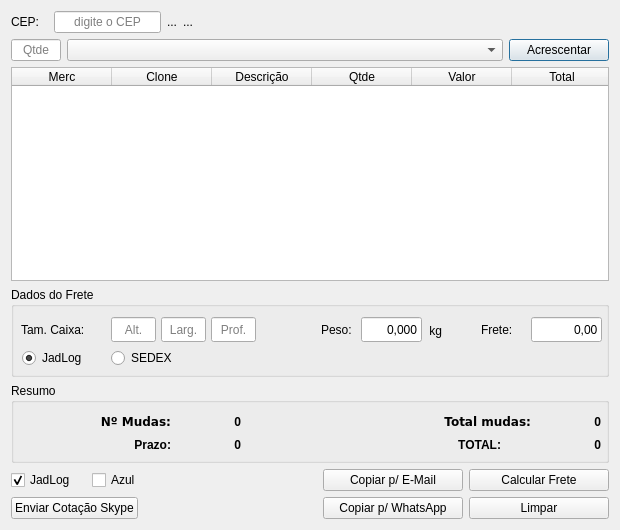
<?xml version="1.0" encoding="UTF-8"?>
<ui version="4.0">
 <class>Dialog</class>
 <widget class="QDialog" name="Dialog">
  <property name="geometry">
   <rect>
    <x>0</x>
    <y>0</y>
    <width>620</width>
    <height>530</height>
   </rect>
  </property>
  <property name="minimumSize">
   <size>
    <width>620</width>
    <height>530</height>
   </size>
  </property>
  <property name="windowTitle">
   <string>Cálculo de Orçamento</string>
  </property>
  <layout class="QVBoxLayout" name="verticalLayout">
   <item>
    <layout class="QHBoxLayout" name="horizontalLayout">
     <item>
      <widget class="QLabel" name="label">
       <property name="minimumSize">
        <size>
         <width>37</width>
         <height>0</height>
        </size>
       </property>
       <property name="text">
        <string>CEP:</string>
       </property>
      </widget>
     </item>
     <item>
      <widget class="QLineEdit" name="txtCEP">
       <property name="maximumSize">
        <size>
         <width>107</width>
         <height>16777215</height>
        </size>
       </property>
       <property name="text">
        <string/>
       </property>
       <property name="maxLength">
        <number>8</number>
       </property>
       <property name="frame">
        <bool>true</bool>
       </property>
       <property name="alignment">
        <set>Qt::AlignCenter</set>
       </property>
       <property name="placeholderText">
        <string>digite o CEP</string>
       </property>
      </widget>
     </item>
     <item>
      <widget class="QLabel" name="lblCidade">
       <property name="text">
        <string>...</string>
       </property>
      </widget>
     </item>
     <item>
      <widget class="QLabel" name="lblEstado">
       <property name="text">
        <string>...</string>
       </property>
      </widget>
     </item>
     <item>
      <spacer name="horizontalSpacer_3">
       <property name="orientation">
        <enum>Qt::Horizontal</enum>
       </property>
       <property name="sizeHint" stdset="0">
        <size>
         <width>40</width>
         <height>20</height>
        </size>
       </property>
      </spacer>
     </item>
    </layout>
   </item>
   <item>
    <layout class="QHBoxLayout" name="horizontalLayout_2">
     <item>
      <widget class="QLineEdit" name="txtQtde">
       <property name="minimumSize">
        <size>
         <width>50</width>
         <height>0</height>
        </size>
       </property>
       <property name="maximumSize">
        <size>
         <width>50</width>
         <height>16777215</height>
        </size>
       </property>
       <property name="alignment">
        <set>Qt::AlignCenter</set>
       </property>
       <property name="placeholderText">
        <string>Qtde</string>
       </property>
      </widget>
     </item>
     <item>
      <widget class="QComboBox" name="cmbVariedade">
       <property name="minimumSize">
        <size>
         <width>350</width>
         <height>0</height>
        </size>
       </property>
       <property name="currentText">
        <string/>
       </property>
       <property name="placeholderText">
        <string>Mercadoria</string>
       </property>
      </widget>
     </item>
     <item>
      <widget class="QPushButton" name="btAcrescentar">
       <property name="minimumSize">
        <size>
         <width>100</width>
         <height>0</height>
        </size>
       </property>
       <property name="maximumSize">
        <size>
         <width>100</width>
         <height>16777215</height>
        </size>
       </property>
       <property name="text">
        <string>Acrescentar</string>
       </property>
      </widget>
     </item>
    </layout>
   </item>
   <item>
    <widget class="QTableWidget" name="tblOrcamento">
     <property name="horizontalScrollBarPolicy">
      <enum>Qt::ScrollBarAlwaysOff</enum>
     </property>
     <property name="autoScrollMargin">
      <number>18</number>
     </property>
     <property name="columnCount">
      <number>6</number>
     </property>
     <attribute name="verticalHeaderMinimumSectionSize">
      <number>20</number>
     </attribute>
     <attribute name="verticalHeaderDefaultSectionSize">
      <number>30</number>
     </attribute>
     <column>
      <property name="text">
       <string>Merc</string>
      </property>
     </column>
     <column>
      <property name="text">
       <string>Clone</string>
      </property>
     </column>
     <column>
      <property name="text">
       <string>Descrição</string>
      </property>
     </column>
     <column>
      <property name="text">
       <string>Qtde</string>
      </property>
     </column>
     <column>
      <property name="text">
       <string>Valor</string>
      </property>
     </column>
     <column>
      <property name="text">
       <string>Total</string>
      </property>
     </column>
    </widget>
   </item>
   <item>
    <widget class="QGroupBox" name="grpDados">
     <property name="minimumSize">
      <size>
       <width>0</width>
       <height>90</height>
      </size>
     </property>
     <property name="maximumSize">
      <size>
       <width>16777215</width>
       <height>90</height>
      </size>
     </property>
     <property name="title">
      <string>Dados do Frete</string>
     </property>
     <widget class="QLineEdit" name="txtValFrete">
      <property name="geometry">
       <rect>
        <x>520</x>
        <y>30</y>
        <width>71</width>
        <height>25</height>
       </rect>
      </property>
      <property name="text">
       <string>0,00</string>
      </property>
      <property name="alignment">
       <set>Qt::AlignRight|Qt::AlignTrailing|Qt::AlignVCenter</set>
      </property>
      <property name="placeholderText">
       <string>Peso</string>
      </property>
     </widget>
     <widget class="QLineEdit" name="txtLarg">
      <property name="geometry">
       <rect>
        <x>150</x>
        <y>30</y>
        <width>45</width>
        <height>25</height>
       </rect>
      </property>
      <property name="alignment">
       <set>Qt::AlignCenter</set>
      </property>
      <property name="placeholderText">
       <string>Larg.</string>
      </property>
     </widget>
     <widget class="QLabel" name="lblPeso">
      <property name="geometry">
       <rect>
        <x>410</x>
        <y>34</y>
        <width>21</width>
        <height>20</height>
       </rect>
      </property>
      <property name="text">
       <string>kg</string>
      </property>
      <property name="alignment">
       <set>Qt::AlignRight|Qt::AlignTrailing|Qt::AlignVCenter</set>
      </property>
     </widget>
     <widget class="QLineEdit" name="txtAlt">
      <property name="geometry">
       <rect>
        <x>100</x>
        <y>30</y>
        <width>45</width>
        <height>25</height>
       </rect>
      </property>
      <property name="alignment">
       <set>Qt::AlignCenter</set>
      </property>
      <property name="placeholderText">
       <string>Alt.</string>
      </property>
     </widget>
     <widget class="QLabel" name="label_5">
      <property name="geometry">
       <rect>
        <x>10</x>
        <y>34</y>
        <width>80</width>
        <height>17</height>
       </rect>
      </property>
      <property name="text">
       <string>Tam. Caixa:</string>
      </property>
     </widget>
     <widget class="QLineEdit" name="txtPeso">
      <property name="geometry">
       <rect>
        <x>350</x>
        <y>30</y>
        <width>61</width>
        <height>25</height>
       </rect>
      </property>
      <property name="text">
       <string>0,000</string>
      </property>
      <property name="alignment">
       <set>Qt::AlignRight|Qt::AlignTrailing|Qt::AlignVCenter</set>
      </property>
      <property name="placeholderText">
       <string>Peso</string>
      </property>
     </widget>
     <widget class="QLabel" name="label_6">
      <property name="geometry">
       <rect>
        <x>470</x>
        <y>34</y>
        <width>51</width>
        <height>17</height>
       </rect>
      </property>
      <property name="text">
       <string>Frete:</string>
      </property>
     </widget>
     <widget class="QLabel" name="label_2">
      <property name="geometry">
       <rect>
        <x>310</x>
        <y>34</y>
        <width>40</width>
        <height>17</height>
       </rect>
      </property>
      <property name="text">
       <string>Peso:</string>
      </property>
     </widget>
     <widget class="QLineEdit" name="txtProf">
      <property name="geometry">
       <rect>
        <x>200</x>
        <y>30</y>
        <width>45</width>
        <height>25</height>
       </rect>
      </property>
      <property name="alignment">
       <set>Qt::AlignCenter</set>
      </property>
      <property name="placeholderText">
       <string>Prof.</string>
      </property>
     </widget>
     <widget class="QRadioButton" name="rdJadLog">
      <property name="geometry">
       <rect>
        <x>11</x>
        <y>61</y>
        <width>65</width>
        <height>20</height>
       </rect>
      </property>
      <property name="text">
       <string>JadLog</string>
      </property>
      <property name="checked">
       <bool>true</bool>
      </property>
     </widget>
     <widget class="QRadioButton" name="rdSEDEX">
      <property name="geometry">
       <rect>
        <x>100</x>
        <y>61</y>
        <width>66</width>
        <height>20</height>
       </rect>
      </property>
      <property name="text">
       <string>SEDEX</string>
      </property>
     </widget>
    </widget>
   </item>
   <item>
    <widget class="QGroupBox" name="grpResumo">
     <property name="minimumSize">
      <size>
       <width>0</width>
       <height>80</height>
      </size>
     </property>
     <property name="maximumSize">
      <size>
       <width>16777215</width>
       <height>80</height>
      </size>
     </property>
     <property name="title">
      <string>Resumo</string>
     </property>
     <widget class="QLabel" name="lblPrazo">
      <property name="geometry">
       <rect>
        <x>150</x>
        <y>53</y>
        <width>80</width>
        <height>17</height>
       </rect>
      </property>
      <property name="font">
       <font>
        <bold>true</bold>
       </font>
      </property>
      <property name="text">
       <string>0</string>
      </property>
      <property name="alignment">
       <set>Qt::AlignRight|Qt::AlignTrailing|Qt::AlignVCenter</set>
      </property>
     </widget>
     <widget class="QLabel" name="lblTotal_3">
      <property name="geometry">
       <rect>
        <x>100</x>
        <y>53</y>
        <width>60</width>
        <height>17</height>
       </rect>
      </property>
      <property name="font">
       <font>
        <bold>true</bold>
       </font>
      </property>
      <property name="text">
       <string>Prazo:</string>
      </property>
      <property name="alignment">
       <set>Qt::AlignRight|Qt::AlignTrailing|Qt::AlignVCenter</set>
      </property>
     </widget>
     <widget class="QLabel" name="lblTotal">
      <property name="geometry">
       <rect>
        <x>500</x>
        <y>53</y>
        <width>90</width>
        <height>17</height>
       </rect>
      </property>
      <property name="font">
       <font>
        <bold>true</bold>
       </font>
      </property>
      <property name="text">
       <string>0</string>
      </property>
      <property name="alignment">
       <set>Qt::AlignRight|Qt::AlignTrailing|Qt::AlignVCenter</set>
      </property>
     </widget>
     <widget class="QLabel" name="lblTotal_2">
      <property name="geometry">
       <rect>
        <x>430</x>
        <y>53</y>
        <width>60</width>
        <height>17</height>
       </rect>
      </property>
      <property name="font">
       <font>
        <bold>true</bold>
       </font>
      </property>
      <property name="text">
       <string>TOTAL:</string>
      </property>
      <property name="alignment">
       <set>Qt::AlignRight|Qt::AlignTrailing|Qt::AlignVCenter</set>
      </property>
     </widget>
     <widget class="QLabel" name="lblNumMudas">
      <property name="geometry">
       <rect>
        <x>170</x>
        <y>30</y>
        <width>60</width>
        <height>17</height>
       </rect>
      </property>
      <property name="font">
       <font>
        <bold>true</bold>
       </font>
      </property>
      <property name="text">
       <string>0</string>
      </property>
      <property name="alignment">
       <set>Qt::AlignRight|Qt::AlignTrailing|Qt::AlignVCenter</set>
      </property>
     </widget>
     <widget class="QLabel" name="lblTotal_5">
      <property name="geometry">
       <rect>
        <x>70</x>
        <y>30</y>
        <width>90</width>
        <height>17</height>
       </rect>
      </property>
      <property name="font">
       <font>
        <family>DejaVu Sans</family>
        <pointsize>9</pointsize>
        <bold>true</bold>
       </font>
      </property>
      <property name="text">
       <string>Nº Mudas:</string>
      </property>
      <property name="alignment">
       <set>Qt::AlignRight|Qt::AlignTrailing|Qt::AlignVCenter</set>
      </property>
     </widget>
     <widget class="QLabel" name="lblTotal_4">
      <property name="geometry">
       <rect>
        <x>430</x>
        <y>30</y>
        <width>90</width>
        <height>17</height>
       </rect>
      </property>
      <property name="font">
       <font>
        <family>DejaVu Sans</family>
        <pointsize>9</pointsize>
        <bold>true</bold>
       </font>
      </property>
      <property name="text">
       <string>Total mudas:</string>
      </property>
      <property name="alignment">
       <set>Qt::AlignRight|Qt::AlignTrailing|Qt::AlignVCenter</set>
      </property>
     </widget>
     <widget class="QLabel" name="lblTotalMerc">
      <property name="geometry">
       <rect>
        <x>530</x>
        <y>30</y>
        <width>60</width>
        <height>17</height>
       </rect>
      </property>
      <property name="font">
       <font>
        <bold>true</bold>
       </font>
      </property>
      <property name="text">
       <string>0</string>
      </property>
      <property name="alignment">
       <set>Qt::AlignRight|Qt::AlignTrailing|Qt::AlignVCenter</set>
      </property>
     </widget>
    </widget>
   </item>
   <item>
    <layout class="QHBoxLayout" name="horizontalLayout_3">
     <item>
      <widget class="QCheckBox" name="chkJadLog">
       <property name="minimumSize">
        <size>
         <width>75</width>
         <height>0</height>
        </size>
       </property>
       <property name="text">
        <string>JadLog</string>
       </property>
       <property name="checked">
        <bool>true</bool>
       </property>
      </widget>
     </item>
     <item>
      <widget class="QCheckBox" name="chkAzul">
       <property name="minimumSize">
        <size>
         <width>70</width>
         <height>0</height>
        </size>
       </property>
       <property name="text">
        <string>Azul</string>
       </property>
      </widget>
     </item>
     <item>
      <spacer name="horizontalSpacer_2">
       <property name="orientation">
        <enum>Qt::Horizontal</enum>
       </property>
       <property name="sizeHint" stdset="0">
        <size>
         <width>40</width>
         <height>20</height>
        </size>
       </property>
      </spacer>
     </item>
     <item>
      <widget class="QPushButton" name="btCopyMail">
       <property name="minimumSize">
        <size>
         <width>140</width>
         <height>0</height>
        </size>
       </property>
       <property name="toolTip">
        <string>&lt;html&gt;&lt;head/&gt;&lt;body&gt;&lt;p&gt;Copia no formato de texto fixo para colar no E-mail&lt;/p&gt;&lt;/body&gt;&lt;/html&gt;</string>
       </property>
       <property name="text">
        <string>Copiar p/ E-Mail</string>
       </property>
      </widget>
     </item>
     <item>
      <widget class="QPushButton" name="btFrete">
       <property name="minimumSize">
        <size>
         <width>140</width>
         <height>0</height>
        </size>
       </property>
       <property name="toolTip">
        <string>&lt;html&gt;&lt;head/&gt;&lt;body&gt;&lt;p&gt;Calcula frete pela JadLog (&lt;span style=&quot; font-size:8pt; font-weight:600;&quot;&gt;padrão&lt;/span&gt;)&lt;/p&gt;&lt;/body&gt;&lt;/html&gt;</string>
       </property>
       <property name="text">
        <string>Calcular Frete</string>
       </property>
      </widget>
     </item>
    </layout>
   </item>
   <item>
    <layout class="QHBoxLayout" name="horizontalLayout_5">
     <item>
      <widget class="QPushButton" name="btSendSkype">
       <property name="toolTip">
        <string>&lt;html&gt;&lt;head/&gt;&lt;body&gt;&lt;p&gt;Envia pedido de cotação simultâneo para Azul e JadLog via Skype&lt;/p&gt;&lt;/body&gt;&lt;/html&gt;</string>
       </property>
       <property name="text">
        <string>Enviar Cotação Skype</string>
       </property>
      </widget>
     </item>
     <item>
      <spacer name="horizontalSpacer">
       <property name="orientation">
        <enum>Qt::Horizontal</enum>
       </property>
       <property name="sizeHint" stdset="0">
        <size>
         <width>40</width>
         <height>20</height>
        </size>
       </property>
      </spacer>
     </item>
     <item>
      <widget class="QPushButton" name="btCopyWhats">
       <property name="minimumSize">
        <size>
         <width>140</width>
         <height>0</height>
        </size>
       </property>
       <property name="toolTip">
        <string>&lt;html&gt;&lt;head/&gt;&lt;body&gt;&lt;p&gt;Copia no formato de texto fixo para colar no WhatsApp Web&lt;/p&gt;&lt;/body&gt;&lt;/html&gt;</string>
       </property>
       <property name="text">
        <string>Copiar p/ WhatsApp</string>
       </property>
      </widget>
     </item>
     <item>
      <widget class="QPushButton" name="btLimpar">
       <property name="minimumSize">
        <size>
         <width>140</width>
         <height>0</height>
        </size>
       </property>
       <property name="toolTip">
        <string>&lt;html&gt;&lt;head/&gt;&lt;body&gt;&lt;p&gt;Limpa tela e inicia novo orçamento&lt;/p&gt;&lt;/body&gt;&lt;/html&gt;</string>
       </property>
       <property name="text">
        <string>Limpar</string>
       </property>
      </widget>
     </item>
    </layout>
   </item>
  </layout>
 </widget>
 <tabstops>
  <tabstop>txtCEP</tabstop>
  <tabstop>txtQtde</tabstop>
  <tabstop>cmbVariedade</tabstop>
  <tabstop>btAcrescentar</tabstop>
  <tabstop>tblOrcamento</tabstop>
  <tabstop>txtAlt</tabstop>
  <tabstop>txtLarg</tabstop>
  <tabstop>txtProf</tabstop>
  <tabstop>txtPeso</tabstop>
  <tabstop>txtValFrete</tabstop>
  <tabstop>rdJadLog</tabstop>
  <tabstop>rdSEDEX</tabstop>
  <tabstop>btFrete</tabstop>
  <tabstop>chkJadLog</tabstop>
  <tabstop>chkAzul</tabstop>
  <tabstop>btSendSkype</tabstop>
  <tabstop>btCopyMail</tabstop>
  <tabstop>btCopyWhats</tabstop>
  <tabstop>btLimpar</tabstop>
 </tabstops>
 <resources/>
 <connections/>
</ui>
